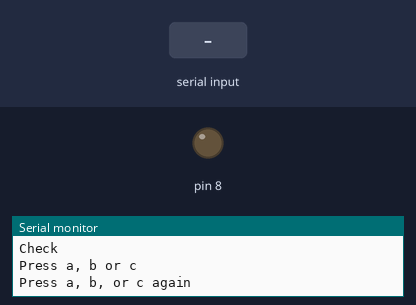
Bench run of a sketch on a simulated Arduino Uno, built with avr-gcc and run on an emulated ATmega328P. On the bench: output pins drawn as LEDs (lit = HIGH), the last lines printed to the serial monitor. Dashed ring = blinking. Inputs (shaded band) come from the test bench. EEPROM starts erased.

Above: at 1.2 s.
1.3 s: "1" received over Serial
At 1.7 s:
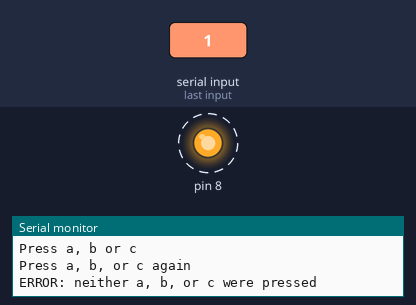
4.3 s: "a" received over Serial
7.3 s: "c" received over Serial
At 11.0 s:
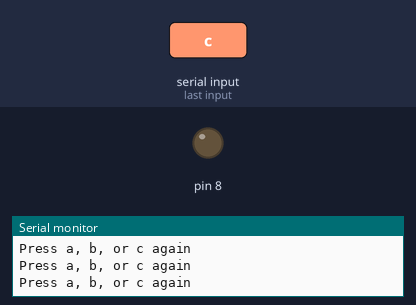
Timing chart, 0 to 12.5 s (numbered marks = the images above; inputs shaded):
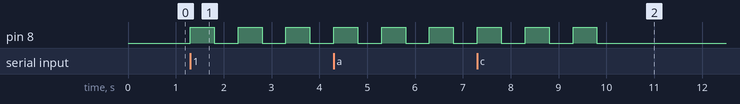

Measured:
- after the input at 1.3 s, pin 8: alternates HIGH for 0.50 s and LOW for 0.50 s, starting at once
- after the input at 7.3 s, pin 8: alternates HIGH for 0.50 s and LOW for 0.50 s, 6 changes in all, then stays LOW, starting at once

The sketch:

lab2excercise3.ino
```cpp
#include <EEPROM.h>
int blinkArray[4] = {1,2,3,5};
int previousBlinkValue = 0;
int *ptr = blinkArray;

void setup() {
  // Open serial communications and wait for port to open:
  Serial.begin(9600);

  previousBlinkValue = EEPROM.read(0);
  Serial.println("The previous blink value is:");
  Serial.println("Check");
  while (!Serial) {
    ;  // wait for serial port to connect. Needed for native USB port only

  }
  Serial.println("Press a, b or c");
}

void loop() {
  if (Serial.available() > 0 & previousBlinkValue == -1) {   // if statment to retrieve user input
    int thisChar = Serial.read();
    switch (thisChar){ // switch statment returning number of blinks to blink loop
      case 'a':
        blink(*ptr);
        EEPROM.write(0,*ptr);
        break;
      case 'b':
        blink(*(ptr + 1));
        EEPROM.write(0,*ptr+1);
        break;
      case 'c':
        blink(*(ptr + 2));
        EEPROM.write(0,*ptr+2);
        break;
      default:
        Serial.println("ERROR: neither a, b, or c were pressed");
        blink(*(ptr + 3));
        EEPROM.write(0,*ptr+3);
        break;
    }
  }
  if (previousBlinkValue > 0 ){
    blink(previousBlinkValue);
  previousBlinkValue = -1; //change previous blank value to an impossible value so next loop the previous blink value is not called again
  }

}

void blink(int times) { //blink loop which causes ARDUINO to blink a specified amount of timers
    if (previousBlinkValue > 0){
      times = *(ptr + previousBlinkValue-1);
    }
    if (previousBlinkValue == 0){
      times = 1;
    }
    for (int i = 0; i < times; i++) {
      pinMode(8, OUTPUT);
      digitalWrite(8, HIGH);  // turn the LED on (HIGH is the voltage level)
      delay(500);                      // wait for a half second
      digitalWrite(8, LOW);   // turn the LED off by making the voltage LOW
      delay(500);                      // wait for a half second
    }
    Serial.println("Press a, b, or c again");

}
```
